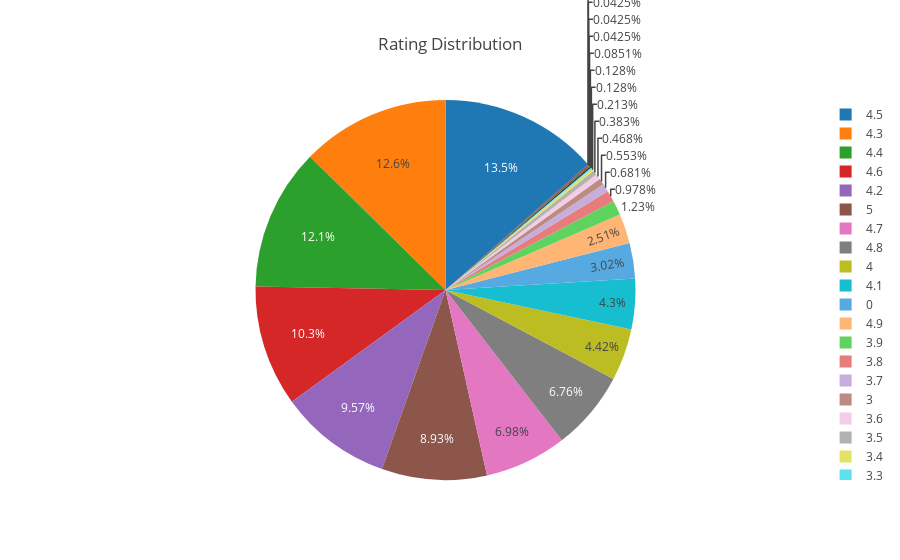

Here is the notebook cell this chart was saved with:
### Code cell
app_category = strains['Rating'].value_counts().sort_values(ascending=True)

data = [go.Pie(
        labels = app_category.index,
        values = app_category.values,
        hoverinfo = 'label+value'
        
    
)]

layout = go.Layout(
                   title='Rating Distribution'
                   )

fig = go.Figure(data=data, layout=layout)

plotly.offline.iplot(fig, filename='Rating Distribution')

### Figure 1 — Plotly figure (JSON) as saved in the notebook; plotly's stock layout.template omitted (floating-point values rounded to 4 significant figures)
{"data": [{"hoverinfo": "label+value", "labels": [2.5, 1, 2.8, 3.1, 2, 3.3, 3.2, 3.4, 3.5, 3.6, 3, 3.7, 3.8, 3.9, 4.9, 0, 4.1, 4, 4.8, 4.7, 5, 4.2, 4.6, 4.4, 4.3, 4.5], "type": "pie", "uid": "d8ccb823-4b83-4233-b989-c912f171a07b", "values": [1, 1, 1, 1, 2, 3, 3, 5, 9, 11, 13, 16, 23, 29, 59, 71, 101, 104, 159, 164, 210, 225, 242, 284, 297, 317]}], "layout": {"title": "Rating Distribution"}}
